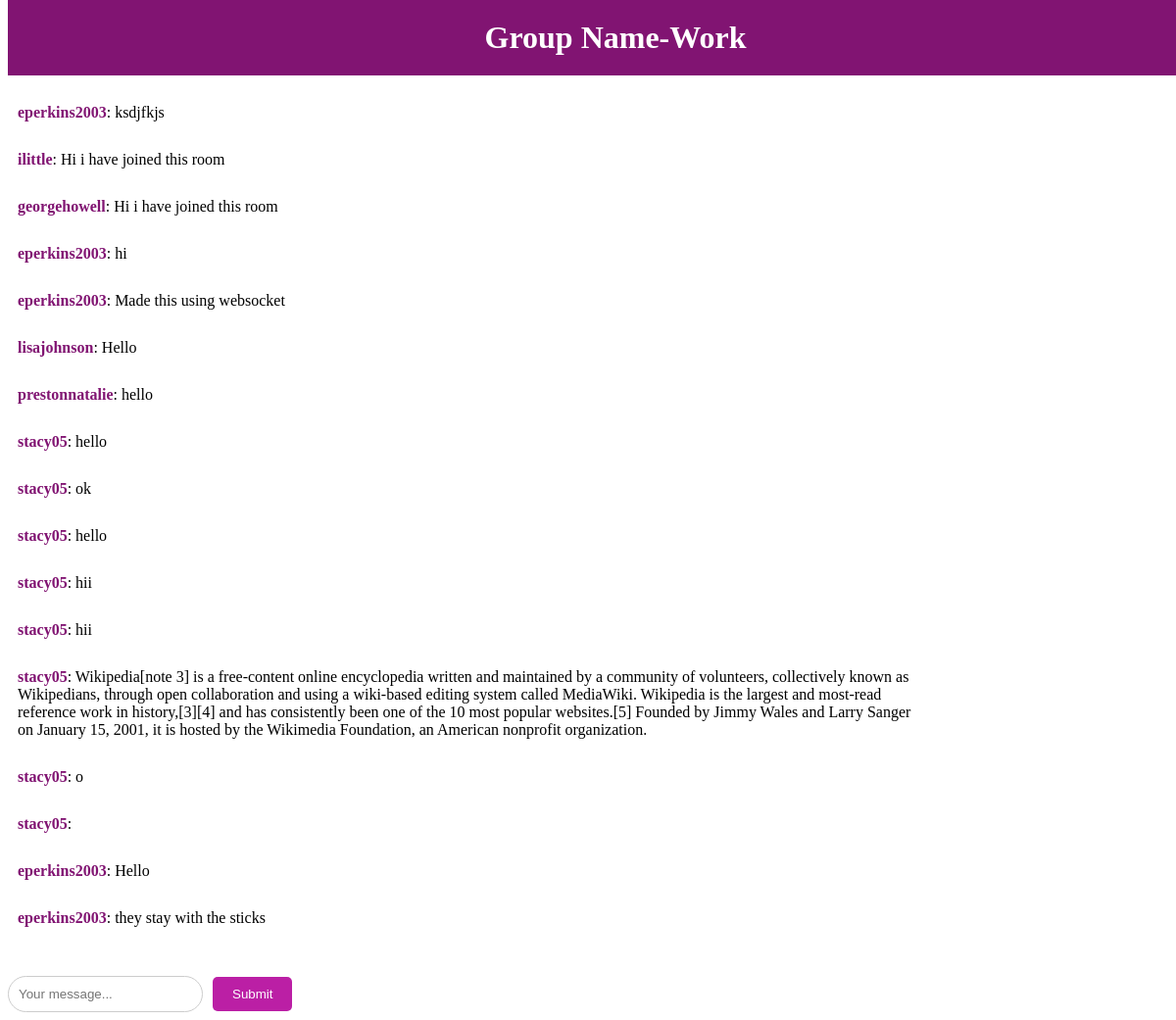
Screenshot of /room/work (signed in) with the database file from the repository.
### room/models.py (models this page shows, shortened)
class Room(models.Model):
    name=models.CharField(max_length=255)
    slug=models.SlugField(unique=True)

class Message(models.Model):
    room = models.ForeignKey(Room, related_name='messages', on_delete=models.CASCADE)
    user = models.ForeignKey(User, related_name='messages', on_delete=models.CASCADE)
    content = models.TextField()
    date_added = models.DateTimeField(auto_now_add=True)
    class Meta:
        ordering = ('date_added',)

### room/views.py (the view)
# urls.py: path("room/",include("room.urls")),
@login_required
def room(request,slug):
    room=Room.objects.get(slug=slug)
    messages=Message.objects.filter(room=room)
    return render(request,'room/room.html',{'room':room,'messages':messages})

### room/templates/room/room.html (shortened to what this page needs)
{% load static %}
<!DOCTYPE html>
<html lang="en">
<head>
</head>
<body>
    <div class="chat-container">
        <div class="group-name">
          <h1>Group Name-{{ room.name }}</h1>
        </div>
        <div class="lg:w-2/4 mx-4 lg:mx-auto p-4 bg-white rounded-xl">
          <div class="chat-messages space-y-3" id="chat-messages">
            {% for m in messages %}
            <div class="chat-message"><b>{{ m.user.username }}</b>: {{ m.content }}</div>
            {% endfor %}
          </div>
        </div>
        <div class="w-80 mx-auto p-4 bg-white rounded-xl">
            <form method="post" action="." class="message-input-form">
              <input type="text" name="content" class="flex-1 mr-3 w-full rounded-l-lg" placeholder="Your message..." id="chat-message-input">
              <button class="px-5 py-3 rounded-r-lg text-white bg-teal-600 hover:bg-teal-700" id="chat-message-submit">Submit</button>
            </form>
          </div>
      </div>
</body>
</html>

### room/templates/room/room.html (style rules this page uses)
.chat-container { width: 80%; background-color: white; padding-top: 20px; display: flex; flex-direction: column; align-items: flex-start; position: relative; }
.group-name { background-color: #811472; padding: 20px; text-align: center; width: 100%; max-height: 40px; overflow: hidden; white-space: nowrap; text-overflow: ellipsis; display: flex; align-items: center; justify-content: center; position: fixed; top: 0; z-index: 999; }
.group-name h1 { font-size: 2rem; color: white; margin: 0; }
.message-input-form { display: flex; align-items: center; margin-top: 20px; }
#chat-message-input { flex: 1; padding: 10px; border: 1px solid #ccc; border-radius: 20px; margin-right: 10px; width: 80%; }
#chat-message-submit { padding: 10px 20px; border: none; background-color: #bb1fa5; color: white; border-radius: 5px; cursor: pointer; }
.chat-messages { width: 100%; margin: 20px auto; }
.chat-message { background-color: white; color: black; padding: 10px; border-radius: 5px; margin-bottom: 10px; }
.chat-message b { font-weight: bold; color: #811472; }

### rows the page displays
Room: name "Work"
Message: user.username "eperkins2003", content "ksdjfkjs"
Message: user.username "ilittle", content "Hi i have joined this room"
Message: user.username "georgehowell", content "Hi i have joined this room"
Message: user.username "eperkins2003", content "hi"
Message: user.username "eperkins2003", content "Made this using websocket"
Message: user.username "lisajohnson", content "Hello"
Message: user.username "prestonnatalie", content "hello"
Message: user.username "stacy05", content "hello"
Message: user.username "stacy05", content "ok"
Message: user.username "stacy05", content "hello"
Message: user.username "stacy05", content "hii"
Message: user.username "stacy05", content "hii"
Message: user.username "stacy05", content "Wikipedia[note 3] is a free-content online encyclopedia written and maintained by a community of volunteers, collectively known as Wikipedians, through open collaboration and using a wiki-based editing system called MediaWiki. Wikipedia is the largest and most-read reference work in history,[3][4] and has consistently been one of the 10 most popular websites.[5] Founded by Jimmy Wales and Larry Sanger on January 15, 2001, it is hosted by the Wikimedia Foundation, an American nonprofit organization."
Message: user.username "stacy05", content "o"
Message: user.username "stacy05"
Message: user.username "eperkins2003", content "Hello"
Message: user.username "eperkins2003", content "they stay with the sticks"
